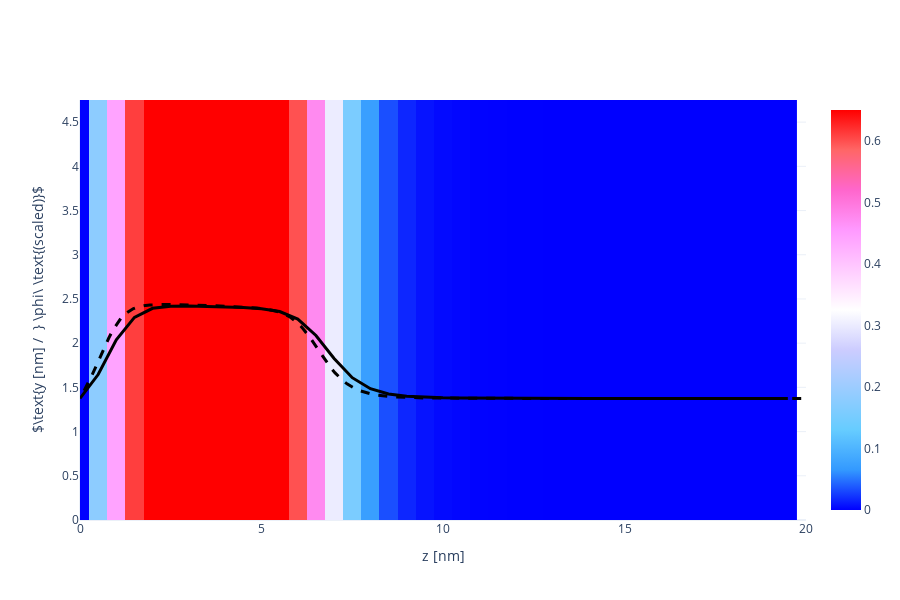

Write notebook code for a chart like this one.
### Code cell
X, Y, Z = np.array(phAr.iloc[:,0]), np.array(phAr.iloc[:,1]), np.array(phAr.iloc[:,2])
vol = np.array(phAr.iloc[:,3])

Lz_max = 20
vol = vol[Z < Lz_max]
X = X[Z < Lz_max]
Y = Y[Z < Lz_max]
Z = Z[Z < Lz_max]

Nz_new = int(len(Z)/Nx/Ny)
x = [X[i*Ny*Nz_new] for i in range(Nx)]
y = [Y[j*Nz_new]    for j in range(Ny)]
z = [Z[k]           for k in range(Nz_new)]

xslice = 10
islice = int(xslice*(x[1]-x[0]))
vol = np.array([vol[(islice*Ny+j)*Nz_new+k] for j in range(Ny) for k in range(Nz_new)]).reshape(Ny, Nz_new)

import plotly.graph_objects as go
heatmap = go.Heatmap(
            x=z, y=y, z=vol,
            zmin = 0.0, zmax = 0.65,
            colorscale= 'Picnic'
          )
scatter = go.Scatter(
            x = z,
            y = 1.5*vol[int(Ny/2), :] + max(y)/2-1,
            line = dict(color='black', width=3)
          )

fname = GIT+'ph_a000x100_1D.dat'
df = pd.read_csv(fname, sep="\s+", skiprows=0)
a000x075_1d = pd.DataFrame([df.iloc[:,0], df.iloc[:,1]], index=['z', 'pha']).T

reference = go.Scatter(
                x = a000x075_1d.z,
                y = 1.5*a000x075_1d.pha + max(y)/2-1,
                line = dict(color='black', width=3, dash='dash')
            )

layout = go.Layout( xaxis_range = [0, Lz_max], yaxis_range = [0, y[-1]],
                    yaxis_title = r'$\text{y [nm] /  } \phi\ \text{(scaled)}$', xaxis_title = 'z [nm]',
                    scene_xaxis_showticklabels=True,
                    scene_yaxis_showticklabels=True,
                    scene_zaxis_showticklabels=True,
                    showlegend = False,
                    template='plotly_white', width=900, height=600)
fig = go.Figure(data = [heatmap, scatter, reference], layout = layout)
fig.show()

### Figure 1 — Plotly figure (JSON) as saved in the notebook; plotly's stock layout.template omitted (floating-point values rounded to 4 significant figures; data arrays with more than 128 entries replaced by an {"elided": "..."} marker saying what was removed)
{"data": [{"colorscale": [[0, "rgb(0,0,255)"], [0.1, "rgb(51,153,255)"], [0.2, "rgb(102,204,255)"], [0.3, "rgb(153,204,255)"], [0.4, "rgb(204,204,255)"], [0.5, "rgb(255,255,255)"], [0.6, "rgb(255,204,255)"], [0.7, "rgb(255,153,255)"], [0.8, "rgb(255,102,204)"], [0.9, "rgb(255,102,102)"], [1, "rgb(255,0,0)"]], "type": "heatmap", "x": [0, 0.5, 1, 1.5, 2, 2.5, 3, 3.5, 4, 4.5, 5, 5.5, 6, 6.5, 7, 7.5, 8, 8.5, 9, 9.5, 10, 10.5, 11, 11.5, 12, 12.5, 13, 13.5, 14, 14.5, 15, 15.5, 16, 16.5, 17, 17.5, 18, 18.5, 19, 19.5], "y": [0, 0.25, 0.5, 0.75, 1, 1.25, 1.5, 1.75, 2, 2.25, 2.5, 2.75, 3, 3.25, 3.5, 3.75, 4, 4.25, 4.5, 4.75], "z": {"elided": "20x40 float values"}, "zmax": 0.65, "zmin": 0}, {"line": {"color": "black", "width": 3}, "type": "scatter", "x": [0, 0.5, 1, 1.5, 2, 2.5, 3, 3.5, 4, 4.5, 5, 5.5, 6, 6.5, 7, 7.5, 8, 8.5, 9, 9.5, 10, 10.5, 11, 11.5, 12, 12.5, 13, 13.5, 14, 14.5, 15, 15.5, 16, 16.5, 17, 17.5, 18, 18.5, 19, 19.5], "y": [1.375, 1.645, 2.038, 2.291, 2.394, 2.419, 2.421, 2.417, 2.411, 2.403, 2.389, 2.357, 2.273, 2.087, 1.827, 1.61, 1.485, 1.426, 1.399, 1.387, 1.382, 1.379, 1.377, 1.376, 1.376, 1.375, 1.375, 1.375, 1.375, 1.375, 1.375, 1.375, 1.375, 1.375, 1.375, 1.375, 1.375, 1.375, 1.375, 1.375]}, {"line": {"color": "black", "dash": "dash", "width": 3}, "type": "scatter", "x": {"elided": "440 float values"}, "y": {"elided": "440 float values"}}], "layout": {"height": 600, "scene": {"xaxis": {"showticklabels": true}, "yaxis": {"showticklabels": true}, "zaxis": {"showticklabels": true}}, "showlegend": false, "width": 900, "xaxis": {"range": [0, 20], "title": {"text": "z [nm]"}, "type": "linear"}, "yaxis": {"range": [0, 4.75], "title": {"text": "$\\text{y [nm] /  } \\phi\\ \\text{(scaled)}$"}, "type": "linear"}}}
